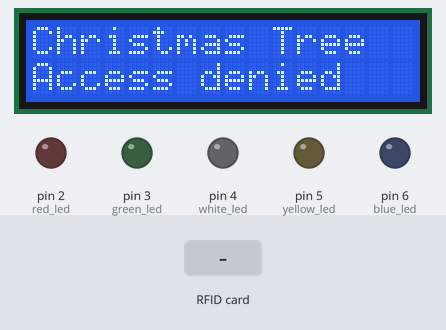
A sketch run on a simulated Arduino Mega 2560, built with avr-gcc and run on an emulated ATmega2560. On the bench: 16×2 character LCD, output pins drawn as LEDs (lit = HIGH). Inputs (shaded band) come from the test bench. The local clock reads 2024-03-15 10:24:30 at power-on unless the sketch sets it; random numbers use the default seed unless the sketch sets one; pins used as bus, display or sensor lines are not drawn.

Above: at 1.3 s.
1.4 s: RFID card 0D E6 15 A3 held to the reader
At 9.1 s:
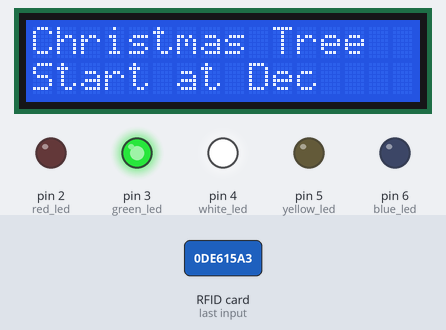
At 13.9 s:
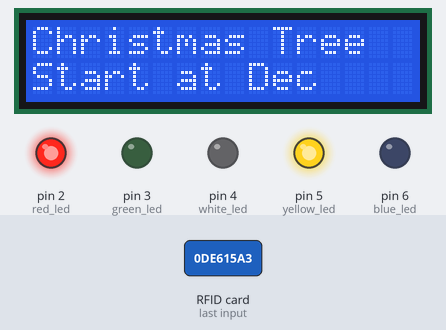
Timing chart, 0 to 19.4 s (numbered marks = the images above; inputs shaded):
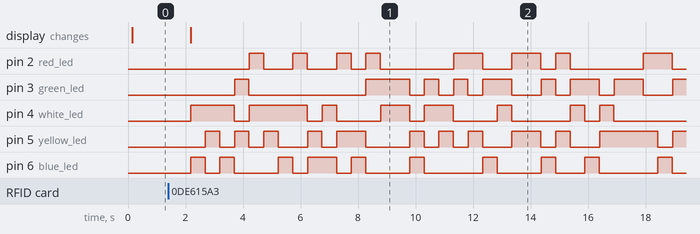

The sketch:

secure_christmas_tree.ino
```cpp
#include <SPI.h>
#include <MFRC522.h>
#include <LiquidCrystal.h>
#include <Wire.h>
#include <DS3231.h>

#define red_led 2
#define blue_led 6
#define yellow_led 5
#define green_led 3
#define white_led 4

#define RST_PIN   8
#define SS_PIN    53

String RFID = "0D E6 15 A3";

MFRC522 mfrc522(SS_PIN, RST_PIN);

LiquidCrystal lcd(27, 28, 29, 30, 31, 32);

DS3231 clock;
RTCDateTime dt;

int christmasDay = 25;
int christmasMonth = 12;

bool readRFID(){
  if ( ! mfrc522.PICC_IsNewCardPresent())
  {
    return false;
  }
  if ( ! mfrc522.PICC_ReadCardSerial())
  {
    return false;
  }
  String content= "";
  byte letter;
  for (byte i = 0; i < mfrc522.uid.size; i++)
  {
     //Serial.print(mfrc522.uid.uidByte[i] < 0x10 ? " 0" : " ");
     //Serial.print(mfrc522.uid.uidByte[i], HEX);
     content.concat(String(mfrc522.uid.uidByte[i] < 0x10 ? " 0" : " "));
     content.concat(String(mfrc522.uid.uidByte[i], HEX));
  }
  //Serial.println();
  //Serial.print("Message : ");
  content.toUpperCase();
  if (content.substring(1) == RFID) //change here the UID of the card/cards that you want to give access
  {
    return true;
  }
 else{
    return false;
  }
}

void calculateDate(){
  dt = clock.getDateTime();
  int currentDay = dt.day;
  int currentMonth = dt.month;
  if ( currentMonth == 12){
    if ( currentDay < 25 ){
      int days = christmasDay - currentDay;
      lcd.clear();
      lcd.print("Christmas Tree");
      lcd.setCursor(0, 1);
      lcd.print(days);
      lcd.print(" days to xmas");
    }else{
      lcd.clear();
      lcd.setCursor(0, 0);
      lcd.print("Xmas as passed");
      lcd.setCursor(0, 1);
      lcd.print("return next year");
    }
  }else{
     lcd.clear();
      lcd.print("Christmas Tree");
      lcd.setCursor(0, 1);
      lcd.print("Start at Dec");
    }
}

void setup() {
  pinMode(red_led, OUTPUT);
  pinMode(blue_led, OUTPUT);
  pinMode(yellow_led, OUTPUT);
  pinMode(green_led, OUTPUT);
  pinMode(white_led, OUTPUT);

  Serial.begin(9600);
  SPI.begin();
  mfrc522.PCD_Init();
  lcd.begin(16, 2);
  lcd.print("Christmas Tree");
  clock.begin();
  //clock.setDateTime(__DATE__, __TIME__);
}

void loop() {
  if( readRFID() ){
    lcd.setCursor(0, 1);
    lcd.print("Authorized access");
    while (true){
      calculateDate();
      int randNumber1 = random(2,7);
      int randNumber2 = random(2,7);
      while(randNumber2 == randNumber1){
        randNumber2 = random(2,6);
      }
      digitalWrite(randNumber1,HIGH);
      digitalWrite(randNumber2,HIGH);
      delay(500);
      digitalWrite(randNumber1,LOW);
      digitalWrite(randNumber2,LOW);
    }
  }else{
    lcd.setCursor(0, 1);
    lcd.print("Access denied");
    delay(1000);
  }
}
```

Measured:
- after the input at 1.4 s, pin 2 (red_led): LOW → HIGH after 2.8 s, → LOW 0.50 s later, → HIGH 1.0 s later, → LOW 0.50 s later, … (16 changes in this stretch); pin 3 (green_led): LOW → HIGH after 2.3 s, → LOW 0.50 s later, → HIGH 4.1 s later, → LOW 1.5 s later, … (17 changes in this stretch)
